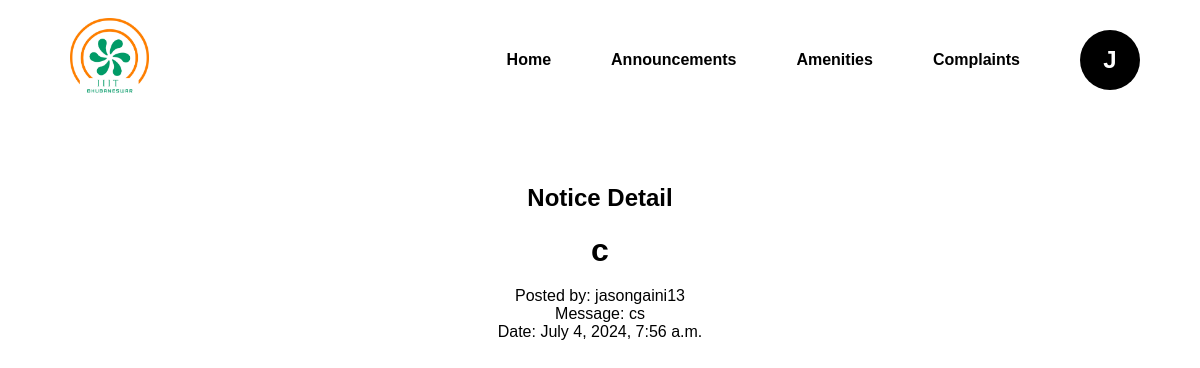
Page /notices/24/ (signed in) on the committed database.
### users/models.py (models this page shows, shortened)
class Notice(models.Model):
    subject = models.CharField(max_length=255)
    message = models.TextField()
    posted_by = models.ForeignKey(User, on_delete=models.CASCADE)
    date_posted = models.DateTimeField(auto_now_add=True)

### users/views.py (the view)
# urls.py: path('notices/<int:pk>/', views.notice_detail, name='notice_detail'),
@login_required
def notice_detail(request, pk):
    notice = get_object_or_404(Notice, pk=pk)
    return render(request, 'notice_detail.html', {'notice': notice})

### users/context_processors.py (called while the page is built)
def cloak_room_settings(request):
    settings = CloakRoomSettings.objects.first()
    return {
        'settings': settings
    }

### users/templates/notice_detail.html (shortened to what this page needs)
{% extends 'faculty_base.html' %}
{% block content %}
{% load static %}
<link rel="stylesheet" href="{% static 'css/noticeboard.css' %}">
<div class="container mt-4">
    <h2 class="text-center">Notice Detail</h2>
    <header>
        <h1 class="text-center">{{ notice.subject }}</h1>
    </header>
    <br>
    <div class="notice-details d-flex justify-content-center">
        <div class="content-container">
            <div class="detail-row">
                <div class="label text-center">Posted by: {{ notice.posted_by.username }}</div>
            </div>
            <div class="detail-row">
                <div class="label text-center">Message: {{ notice.message }}</div>
            </div>
            <div class="detail-row">
                <div class="label text-center">Date: {{ notice.date_posted }}</div>
            </div>
        </div>
    </div>
</div>
{% endblock %}

### users/templates/faculty_base.html (shortened to what this page needs)
{% load static %}
<!DOCTYPE html>
<html lang="en">
<head>
    <link rel="stylesheet" href="{% static 'css/dashboard_styles.css' %}">
    <link rel="stylesheet" href="https://cdnjs.cloudflare.com/ajax/libs/font-awesome/6.0.0-beta3/css/all.min.css">
</head>
<body>
<nav>
    <div class="logo">
        <img src="{% static 'images/home_logo.png' %}" alt="Logo">
    </div>
    <div class="list-items">
        <ul class="nav-links">
            <li><a href="{% url 'faculty_dashboard' %}">Home</a></li>
            <li><a href="{% url 'notice_list' %}">Announcements</a></li>
            <li class="dropdown">
                <a href="#">Amenities</a>
            </li>
            <li><a href="{% url 'faculty_complaints_list' %}">Complaints</a></li>
            <li class="profile dropdown">
                <a href="#" id="profileDropdown" role="button">
                    <div class="profile-initial">{{ request.user.username|slice:":1"|capfirst }}</div>
                </a>
            </li>
        </ul>
    </div>
</nav>
<div class="container mt-4">
    {% block content %}
    {% endblock %}
</div>
</body>
</html>

### static/css/dashboard_styles.css (style rules this page uses)
* { margin: 0; padding: 0; box-sizing: border-box; }
body { font-family: 'Roboto', sans-serif; }
nav { display: flex; align-items: center; justify-content: space-between; background-color: white; padding: 0 20px; width: 100%; height: 120px; margin: 0; }
.logo img { height: 80px; margin-left: 50px; }
.nav-links { list-style: none; display: flex; flex: 1; justify-content: flex-end; align-items: center; }
.nav-links li { position: relative; margin-right: 20px; }
.nav-links a { font-size: 16px; font-weight: 550; color: black; text-decoration: none; padding: 15px 20px; display: block; }
.profile { display: flex; align-items: center; cursor: pointer; }
.profile-initial { width: 60px; height: 60px; background-color: black; color: white; display: flex; align-items: center; justify-content: center; border-radius: 50%; font-size: 24px; font-weight: bold; }

### static/css/noticeboard.css (style rules this page uses)
* { margin: 0; padding: 0; box-sizing: border-box; }
html, body { height: 100%; overflow: hidden; }
body { font-family: Arial, sans-serif; justify-content: center; align-items: center; }
.container { margin-top: 4rem; }
h2 { text-align: center; margin-bottom: 20px; }
.text-center { text-align: center; }
.mt-4 { margin-top: 4rem !important; }
.d-flex { display: flex; }
.justify-content-center { justify-content: center; }

### rows in the picture
Notice: subject "c", posted_by.username "jasongaini13", message "cs", date_posted "July 4, 2024, 7:56 a.m."

### other values in the picture
{{ request.user.username|slice:":1"|capfirst }} "J"
